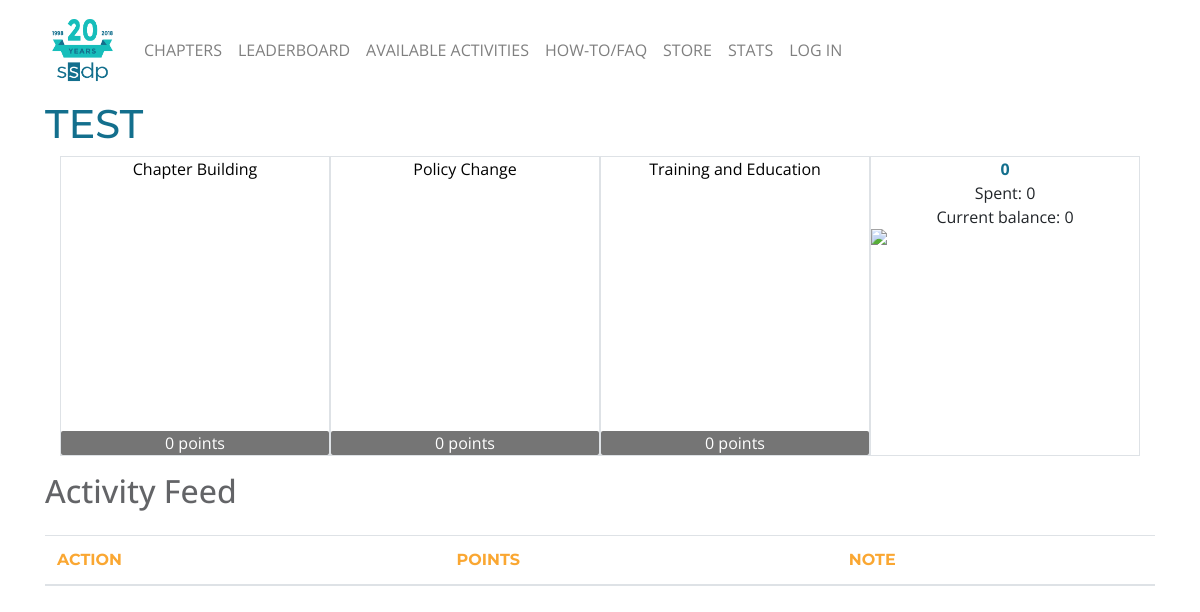
Page /test/ on the committed database.
### tables this page shows
CREATE TABLE user (
  id INTEGER PRIMARY KEY AUTOINCREMENT,
  username TEXT UNIQUE NOT NULL,
  email TEXT NOT NULL,
  password TEXT NOT NULL,
  permissions TEXT NOT NULL,
  cb INTEGER,
  pc INTEGER,
  te INTEGER,
  balance INTEGER,
  url TEXT NOT NULL,
  created TIMESTAMP NOT NULL DEFAULT CURRENT_TIMESTAMP
);

### cat/chapters.py (the view)
@bp.route('/<url>/', methods=('GET', 'POST'))
def chapter(url):
    db = get_db()
    target_user = db.execute('SELECT username from user where url = ?',
    (url,)).fetchone()
    actions = db.execute(
    'SELECT * from action where author_id = ?', (target_user)
    ).fetchall()
    chapter = get_chapter(url)
    raw_cb = chapter['cb']
    raw_pc = chapter['pc']
    raw_te = chapter['te']
    cb_percent = math.floor((raw_cb / 75) * 100)
    pc_percent = math.floor((raw_pc / 75) * 100)
    te_percent = math.floor((raw_te / 50) * 100)
    if cb_percent > 100:
        cb_percent = 100
    if pc_percent > 100:
        pc_percent = 100
    if te_percent > 100:
        te_percent = 100
    points = {'cb': cb_percent, 'pc': pc_percent, 'te': te_percent}
    return render_template('chapters/chapter.html', chapter=chapter, points = points, actions=actions)

### cat/auth.py (called while the page is built)
@bp.before_app_request
def load_logged_in_user():
    user_id = session.get('user_id')
    if user_id is None:
        g.user = None
    else:
        g.user = get_db().execute(
            'SELECT * FROM user WHERE id = ?', (user_id,)
        ).fetchone()

### cat/chapters.py (called while the page is built)
def get_chapter(url):
    chapter = get_db().execute(
    'SELECT username, cb, pc, te, balance, url'
    ' FROM user WHERE url = ?',
    (url,)
    ).fetchone()
    if chapter is None:
        abort(404, "Post id {0} doesn't exist.".format(id))
    return chapter

### cat/db.py (called while the page is built)
def get_db():
    if 'db' not in g:
        g.db = sqlite3.connect(
            current_app.config['DATABASE'],
            detect_types=sqlite3.PARSE_DECLTYPES
        )
        g.db.row_factory = sqlite3.Row
    return g.db

### cat/templates/chapters/chapter.html (shortened to what this page needs)
{% extends 'base.html' %} {% block header %}
<h1>{% block title %}{{ chapter['username'] }}{% endblock %}</h1>
{% endblock %} {% block content %}
<div class="col">
    <div class="container">
        <div class="row no-gutters">
            <div class="border col-3 bucket">
                <p class="progress-label text-center">Chapter Building</p>
                <span class="point-decl">{{chapter['cb']}} points</span>
              </div>
            <div class="border col-3 bucket">
                <p class="progress-label text-center">Policy Change</p>
                <span class="point-decl"> {{chapter['pc']}} points</span>
            </div>
            <div class="border col-3 bucket">
                <p class="progress-label text-center">Training and Education</p>
                <span class="point-decl">{{chapter['te']}} points</span>
            </div>
            <div class="border col-3 bucket">
                <div class="container">
                    <div class="row">
                        <p class="points-earned text-center">{{ chapter['cb'] + chapter['pc'] + chapter['te']}}</p>
                    </div>
                    <div class="row">
                        <p class="text-center margin-center">Spent: {{ chapter['cb'] + chapter['pc'] + chapter['te'] - chapter['balance']}} </p>
                    </div>
                    <div class="row">
                        <p class="text-center margin-center">Current balance: {{chapter['balance']}}</p>
                    </div>
                    <div class="row">
                        <img class="img-responsive" style="max-width: 100%" src="http://ssdp.actioncat.xyz/themes/bartik/images/shark.png">
                    </div>
                </div>
            </div>
        </div>
        <div class="row mt-3">
            <h2>Activity Feed</h2>
        </div>
        <div class="feed-div row mt-3">
            <table class="table">
                <thead>
                    <tr>
                        <th scope="col">Action</th>
                        <th scope="col">Points</th>
                        <th scope="col">Note</th>
                    </tr>
                </thead>
            </table>
        </div>
        {% endblock %}

### cat/static/custom.css (style rules this page uses)
th { color: #FAA732; font-family: 'Montserrat'; text-transform: uppercase; }
h1 { color: #136F8D; font-family: 'Montserrat'; text-transform: uppercase; }
h2 { color: #636467; }
.progress-label, .point-decl { color: #000; word-wrap: break-word; }
.point-decl { bottom: 0; left: 0; position: absolute; width: 100%; z-index: 99; text-align: center; color: #FFF; background: #757575; border-radius: 2px; }
.points-earned { color: #136F8D; font-weight: bold; margin: 0 auto; }
.feed-div { overflow-y: auto; height: 50%; }
.margin-center { margin: 0 auto; }
.bucket { min-height: 300px; }

### rows in the picture
user: username "TEST", cb "0", pc "0", te "0", chapter['cb']+chapter['pc']+chapter['te'] "0", cb+pc+te "0", balance "0"
